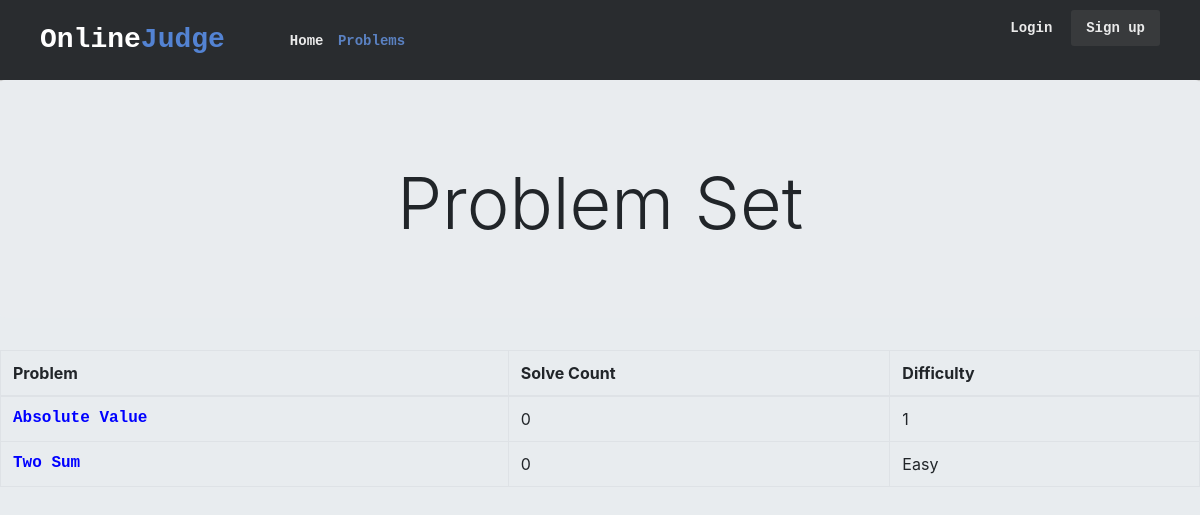
Page /judge/problems on the earlier database version.
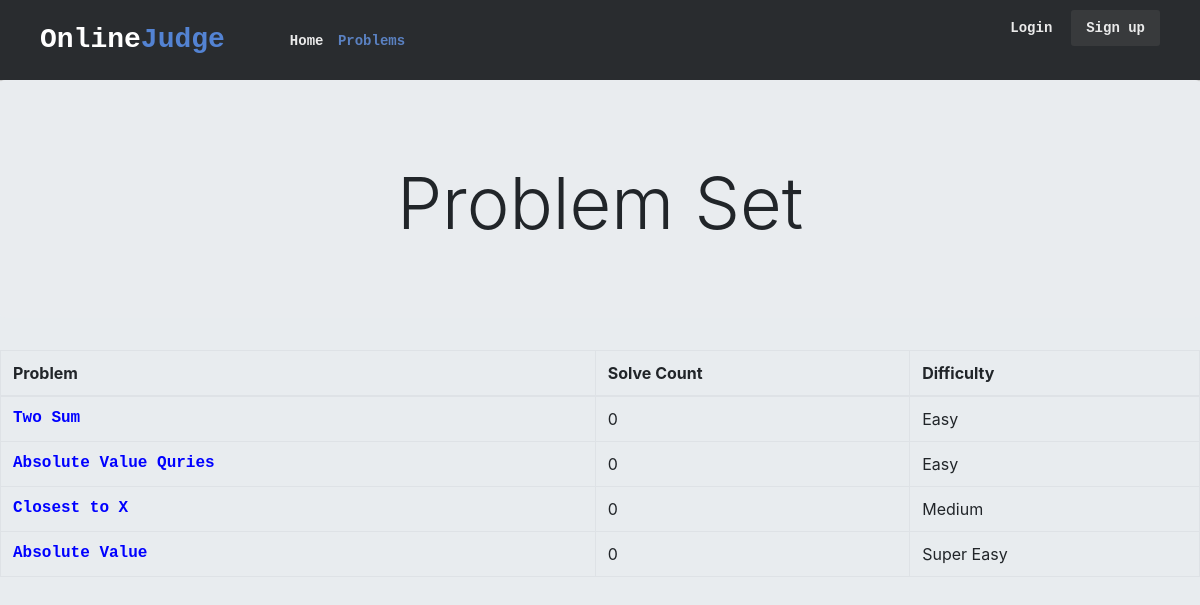
Same page on the later database version.
### judge/models.py (models this page shows)
class Problem(models.Model):
    problemId = models.IntegerField()
    problemName = models.CharField(max_length=100)
    problemText = models.TextField()
    difficulty = models.CharField(max_length=15)
    solveCount = models.IntegerField()
    score = models.FloatField()

### judge/views.py (the view)
# urls.py: path('problems', views.problem, name='problem'),
def problem(request):
    latest_question_list = Problem.objects.order_by('difficulty')
    context = {'latest_question_list': latest_question_list}
    return render(request, 'judge/problems.html', context)

### judge/templates/judge/problems.html (shortened to what this page needs)
{% load static %}
<html lang="en" dir="ltr">
<head>
    <link rel="stylesheet" href="https://use.fontawesome.com/releases/v5.6.3/css/all.css"
>
    <link rel="stylesheet" href="https://stackpath.bootstrapcdn.com/bootstrap/4.2.1/css/bootstrap.min.css"
>
    <link rel="stylesheet" type="text/css" href="{% static 'judge/css/styles.css' %}">
</head>
<body>
    <header class="oj-header">
        <div class="oj-header-limiter">
            <h1><a href="{% url 'index' %}">Online<span>Judge</span></a></h1>
            <nav>
                <a href="{% url 'index' %}">Home</a>
                <a href="{% url 'problem' %}" class="selected">Problems</a>
            </nav>
            <ul>
                <li><a href="/login" class="lightbox_trigger">Login</a></li>
                <li><a href="/register" class="lightbox_trigger">Sign up</a></li>
            </ul>
        </div>
    </header>
    <div class=" jumbotron centered">
        <h1 class="display-3">Problem Set</h1>
    </div>
    <table class="table table-bordered">
        <thead>
            <tr>
                <th>Problem</th>
                <th>Solve Count</th>
                <th>Difficulty</th>
            </tr>
        </thead>
        <tbody>
            {% for problem in latest_question_list %}
            <tr>
                <td>
                    <a href="/judge/problems/{{ problem.problemId }}/">{{ problem.problemName }}</a>
                </td>
                <td>{{ problem.solveCount }}</td>
                <td>{{ problem.difficulty }}</td>
            </tr>
            {% endfor %}
        </tbody>
    </table>
</body>
</html>

### judge/static/judge/css/styles.css (style rules this page uses)
body { background-color: #E8ECEF; }
.centered { padding-top: 80px; text-align: center; }
li a { color: green; }
.oj-header { background-color: #292c2f; box-shadow: 0 1px 1px #ccc; padding: 20px 40px; height: 80px; color: #ffffff; box-sizing: border-box; }
.oj-header .oj-header-limiter { max-width: 1200px; text-align: center; margin: 0 auto; }
.oj-header .oj-header-limiter h1 { float: left; font: normal 28px Cookie, Arial, Helvetica, sans-serif; line-height: 40px; margin: 0; }
.oj-header .oj-header-limiter h1 span { color: #5383d3; }
.oj-header .oj-header-limiter a { color: #ffffff; text-decoration: none; }
.oj-header .oj-header-limiter nav { font: 16px Arial, Helvetica, sans-serif; line-height: 40px; float: left; margin: 0 0 0 60px; padding: 0; }
.oj-header .oj-header-limiter nav a { font-size: 14px; display: inline-block; padding: 0 5px; opacity: 0.9; text-decoration: none; line-height: 1; }
.oj-header .oj-header-limiter nav a.selected { color: #608bd2; }
.oj-header .oj-header-limiter ul { font: 14px Arial, Helvetica, sans-serif; list-style: none; line-height: 1; float: right; }
.oj-header .oj-header-limiter ul li { display: inline-block; margin-left: 15px; opacity: 0.9; }
.oj-header .oj-header-limiter ul li:last-child a { font-weight: bold; background-color: #3a3c3e; padding: 10px 15px; border-radius: 3px; }
body { margin: 0; padding: 0; }
a:link { color: blue; font-family: Courier; font-weight: bold; text-decoration: none; }

Differences in the rows shown:
shown differently, row unchanged: Problem "Two Sum": moves up the list
added Problem: problemName "Absolute Value Quries", solveCount "0", difficulty "Easy"
added Problem: problemName "Closest to X", solveCount "0", difficulty "Medium"
changed Problem "Absolute Value": difficulty "1" → "Super Easy"
